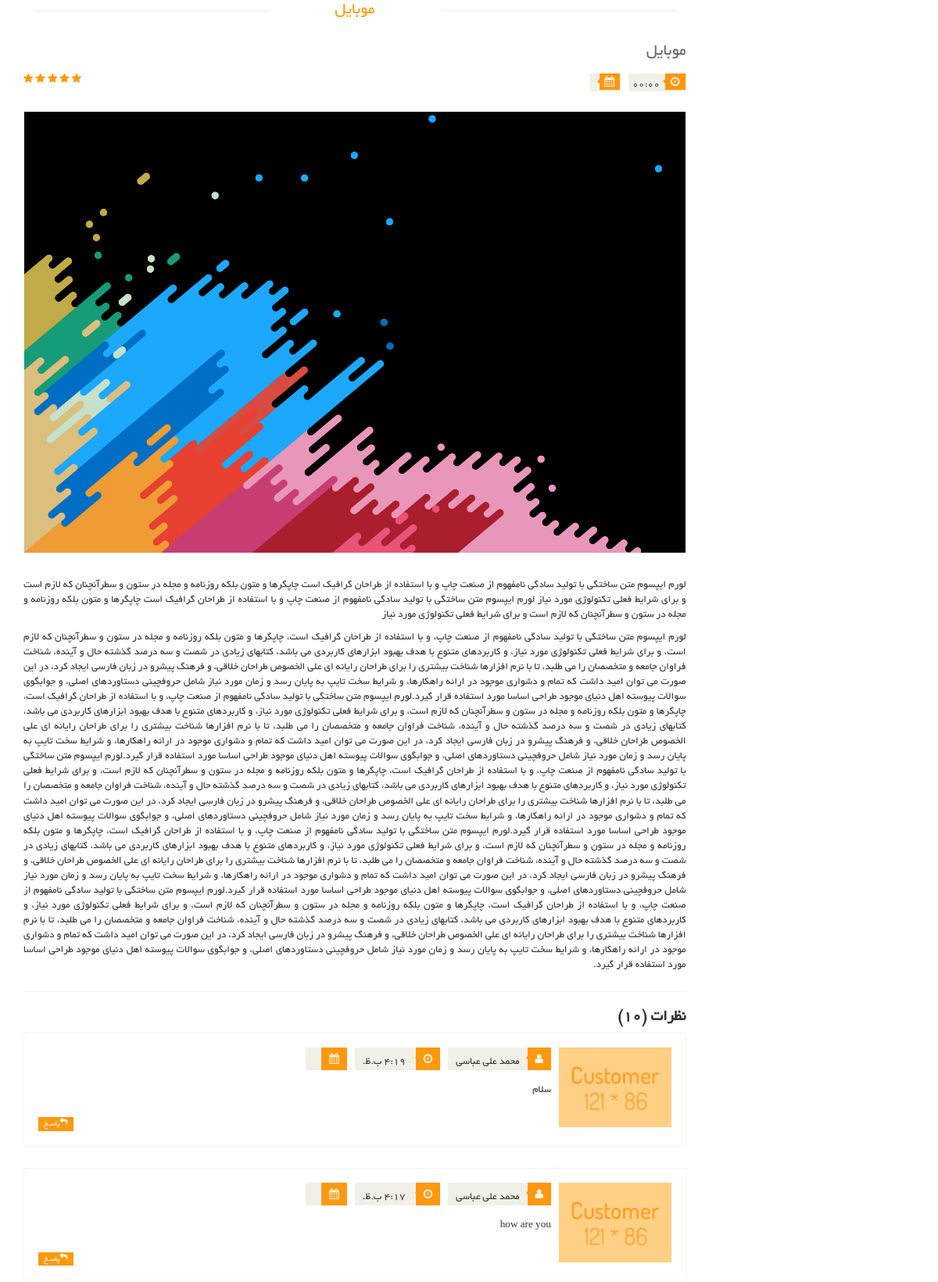
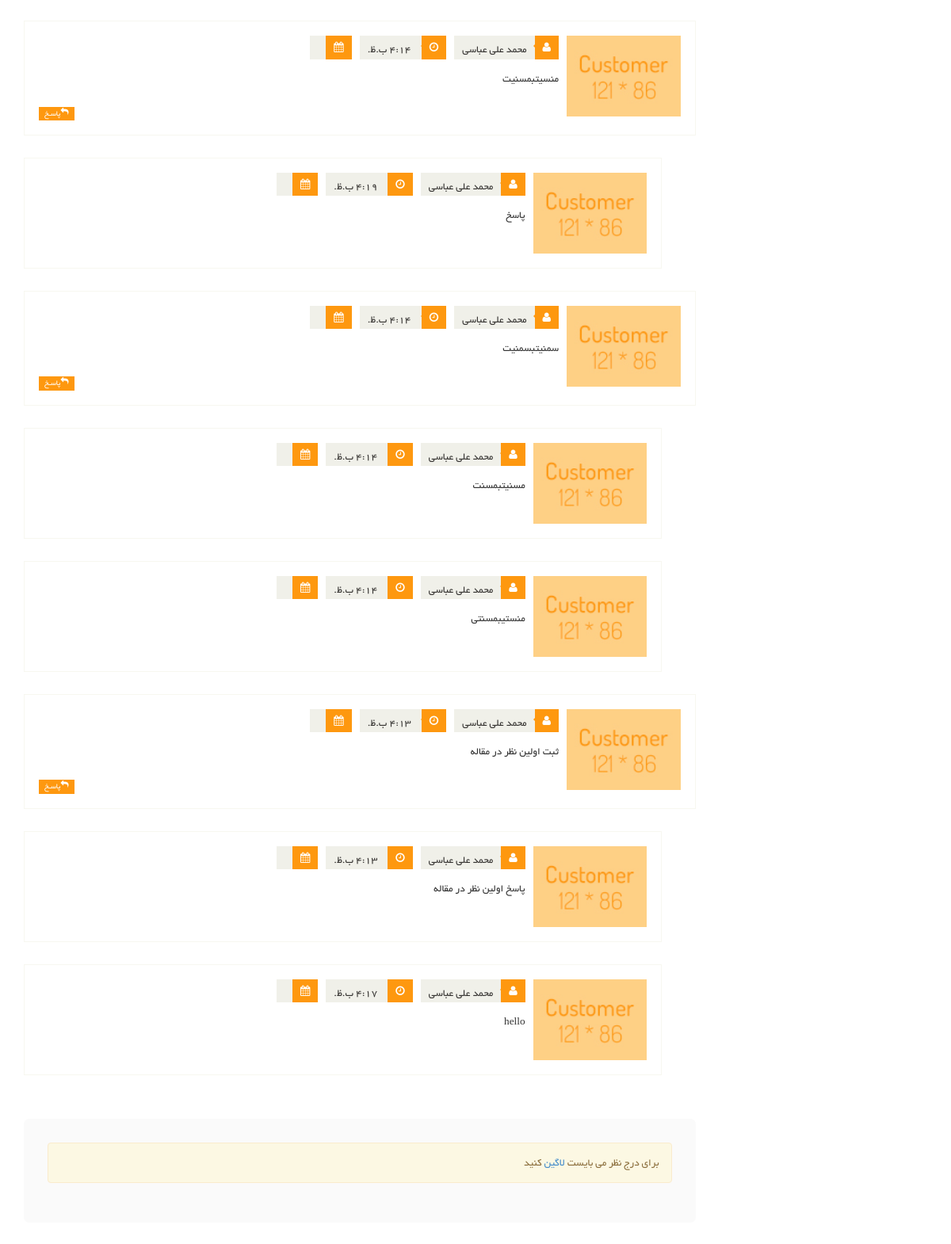
/articles/1/, run on the app's committed database (2 pictures, top to bottom).
### article_module/models.py (models this page shows, shortened)
class Article(models.Model):
    title = models.CharField(max_length=300, verbose_name='عنوان مقاله')
    slug = models.SlugField(max_length=400, db_index=True, allow_unicode=True, verbose_name='عنوان در url')
    image = models.ImageField(upload_to='images/articles', verbose_name='تصویر مقاله')
    short_description = models.TextField(verbose_name='توضیحات کوتاه')
    text = models.TextField(verbose_name='متن مقاله')
    is_active = models.BooleanField(default=True, verbose_name='فعال / غیرفعال')
    selected_categories = models.ManyToManyField(ArticleCategory, verbose_name='دسته بندی ها')
    author = models.ForeignKey(User, on_delete=models.CASCADE, verbose_name='نویسنده', null=True, editable=False)
    create_date = models.DateTimeField(auto_now_add=True, editable=False, verbose_name='تاریخ ثبت')
    def get_jalali_create_time(self):
        return self.create_date.strftime('%H:%M')
    class Meta:
        verbose_name = 'مقاله'
        verbose_name_plural = 'مقالات'

class ArticleComment(models.Model):
    article = models.ForeignKey(Article, on_delete=models.CASCADE, verbose_name='مقاله')
    parent = models.ForeignKey('ArticleComment', null=True, blank=True, on_delete=models.CASCADE, verbose_name='والد')
    user = models.ForeignKey(User, on_delete=models.CASCADE, verbose_name='کاربر')
    create_date = models.DateTimeField(auto_now_add=True, verbose_name='تاریخ ثبت')
    text = models.TextField(verbose_name='متن نظر')
    class Meta:
        verbose_name = 'نظر مقاله'
        verbose_name_plural = 'نظرات مقاله'

### account_module/models.py (models this page shows)
class User(AbstractUser):
    avatar = models.ImageField(upload_to='images/profile', verbose_name='تصویر آواتار', null=True, blank=True)
    email_active_code = models.CharField(max_length=100, verbose_name='کد فعالسازی ایمیل')
    about_user = models.TextField(null=True, blank=True, verbose_name='درباره شخص')
    address = models.TextField(null=True, blank=True, verbose_name='آدرس')
    class Meta:
        verbose_name = 'کاربر'
        verbose_name_plural = 'کاربران'
    def __str__(self):
        if self.first_name is not '' and self.last_name is not '':
            return self.get_full_name()
        return self.email

### article_module/views.py (the view)
# urls.py: path('<pk>/', views.ArticleDetailView.as_view(), name='articles_detail'),
class ArticleDetailView(DetailView):
    model = Article
    template_name = 'article_module/article_detail_page.html'
    def get_queryset(self):
        query = super(ArticleDetailView, self).get_queryset()
        query = query.filter(is_active=True)
        return query
    def get_context_data(self, **kwargs):
        context = super(ArticleDetailView, self).get_context_data()
        article: Article = kwargs.get('object')
        context['comments'] = ArticleComment.objects.filter(article_id=article.id, parent=None).order_by('-create_date').prefetch_related('articlecomment_set')
        context['comments_count'] = ArticleComment.objects.filter(article_id=article.id).count()
        return context

### polls/templatetags/poll_extras.py (called while the page is built)
@register.filter(name='show_jalali_date')
def show_jalali_date(value):
    return date2jalali(value)

### article_module/templates/article_module/article_detail_page.html (shortened to what this page needs)
{% extends 'shared/_layout.html' %}
{% load render_partial %}
{% load poll_extras %}
{% load thumbnail %}
{% block content %}
    <section>
        <div class="container">
            <div class="row">
                <div class="col-sm-9">
                    <div class="blog-post-area">
                        <h2 class="title text-center">{{ article.title }}</h2>
                        <div class="single-blog-post">
                            <h3>{{ article.title }}</h3>
                            <div class="post-meta">
                                <ul>
                                    <li><i class="fa fa-clock-o"></i>{{ article.get_jalali_create_time }}</li>
                                    <li><i class="fa fa-calendar"></i>{{ article.create_date | show_jalali_date }}
                                    </li>
                                </ul>
                                <span>
										<i class="fa fa-star"></i>
										<i class="fa fa-star"></i>
										<i class="fa fa-star"></i>
										<i class="fa fa-star"></i>
										<i class="fa fa-star-half-o"></i>
								</span>
                            </div>
                            <a href="">
                                {% thumbnail article.image "862x398" quality=95 crop='center' as im %}
                                    <img src="{{ im.url }}">
                                {% endthumbnail %}
                            </a>
                            <p>
                                {{ article.short_description }}
                            </p>
                            <p>
                                {{ article.text }}
                            </p>
                        </div>
                    </div>
                    <div class="response-area" id="comments_area">
                        <h2> نظرات ({{ comments_count }})</h2>
                        <ul class="media-list">
                            {% for comment in comments %}
                                <li class="media" id="single_comment_box_{{ comment.id }}">
                                    <a class="pull-right" href="#">
                                        <img class="media-object" src="/static/images/blog/Customer.jpg" alt="">
                                    </a>
                                    <div class="media-body">
                                        <ul class="sinlge-post-meta">
                                            <li><i class="fa fa-user"></i>{{ comment.user }}</li>
                                            <li><i class="fa fa-clock-o"></i> {{ comment.create_date | time }}</li>
                                            <li>
                                                <i class="fa fa-calendar"></i> {{ comment.create_date|show_jalali_date }}
                                            </li>
                                        </ul>
                                        <p>
                                            {{ comment.text }}
                                        </p>
                                        <a class="btn btn-primary" onclick="fillParentId({{ comment.id }})"><i
                                                class="fa fa-reply"></i>پاسـخ</a>
                                    </div>
                                </li>
                                {% for sub_comment in comment.articlecomment_set.all %}
                                    <li class="media second-media" id="single_comment_box_{{ comment.id }}">
                                        <a class="pull-right" href="#">
                                            <img class="media-object" src="/static/images/blog/Customer.jpg" alt="">
                                        </a>
                                        <div class="media-body">
                                            <ul class="sinlge-post-meta">
                                                <li><i class="fa fa-user"></i>{{ sub_comment.user }}</li>
                                                <li><i class="fa fa-clock-o"></i> {{ sub_comment.create_date | time }}
                                                </li>
                                                <li>
                                                    <i class="fa fa-calendar"></i> {{ sub_comment.create_date|show_jalali_date }}
                                                </li>
                                            </ul>
                                            <p>
                                                {{ sub_comment.text }}
                                            </p>
                                        </div>
                                    </li>
                                {% endfor %}
                            {% endfor %}
                        </ul>
                    </div>
                    <div class="replay-box" id="comment_form">
                        {% if request.user.is_authenticated %}
                            <div class="row">
                                <div class="col-sm-12">
                                    <h2>نظـر خود را بنویسیـد</h2>
                                    <div class="text-area">
                                        <input type="hidden" id="parent_id" value="">
                                        <div class="blank-arrow">
                                            <label>متن پیام</label>
                                        </div>
                                        <span>*</span>
                                        <textarea name="message" rows="11" id="commentText"></textarea>
                                        <a class="btn btn-primary" onclick="sendArticleComment({{ article.id }})">ارسـال
                                            نظـر</a>
                                    </div>
                                </div>
                            </div>
                        {% else %}
                            <div class="alert alert-warning">
                                برای درج نظر می بایست <a href="{% url 'login_page' %}">لاگین</a> کنید
                            </div>
                        {% endif %}
                    </div>
                </div>
            </div>
        </div>
    </section>
{% endblock %}

### static/css/main.css (style rules this page uses)
body { font-family: 'BYekan'; font-size: 10pt; position: relative; font-weight: normal; direction: rtl; }
ul li { list-style: none; }
a { -webkit-transition: 300ms; -moz-transition: 300ms; -o-transition: 300ms; transition: 300ms; }
h1, h2, h3, h4, h5, h6 { font-family: 'BYekan', sans-serif; }
.left-sidebar h2:after, h2.title:after { content: " "; position: absolute; border: 1px solid #f5f5f5; bottom: 8px; right: 0; width: 100%; height: 0; z-index: -2; }
h2.title:before { content: " "; position: absolute; background: #fff; bottom: -6px; width: 220px; height: 30px; z-index: -1; right: 50%; margin-right: -110px; }
h2.title { color: #FE980F; font-family: 'BYekan', sans-serif; font-size: 16pt; font-weight: 400; margin: 0 15px; text-transform: uppercase; margin-bottom: 30px; position: relative; }
.single-blog-post { border-bottom: 1px solid #f2f2f2; padding-bottom: 15px; }
.blog-post-area .single-blog-post h3 { color: #696763; font-size: 16pt; font-family: 'BYekan', sans-serif; text-transform: uppercase; font-weight: 500; margin-bottom: 17px; }
.blog-post-area .single-blog-post a img { border: 1px solid #F7F7F0; width: 100%; margin-bottom: 30px }
.blog-post-area .single-blog-post p { color: #363432; text-align: justify; }
.blog-post-area .post-meta { display: block; margin-bottom: 25px; overflow: hidden; }
.blog-post-area .post-meta ul { padding: 0; display: inline; }
.blog-post-area .post-meta ul li { background: #F0F0E9; float: right; margin-left: 10px; padding: 0 5px; font-size: 10pt; color: #393b3b; position: relative; }
.blog-post-area .post-meta ul li i { background: #FE980F; color: #FFFFFF; margin-right: -4px; margin-left: 7px; padding: 4px 7px; }
.sinlge-post-meta li i:after, .blog-post-area .post-meta ul li i:after { content: ""; position: absolute; width: auto; height: auto; border-color: transparent #FE980F transparent transparent; border-width: 4px; border-style: solid; top: 6px; right: 26px; }
.post-meta span { float: left; }
.post-meta span i { color: #FE980F; }
.commnets p, .response-area p, .replay-box p { font-size: 10pt }
.media-list .btn-primary, .commnets .btn-primary { background: #FC9A11; border: 0 none; border-radius: 0; color: #FFFFFF; float: left; font-size: 10px; padding: 1px 7px; text-transform: uppercase; }
.response-area h2 { color: #363432; font-size: 20px; font-weight: 700; }
.response-area .media { border: 1px solid #F7F7F0; padding: 18px; margin-bottom: 28px }
.response-area .media img { height: 102px; width: 100%; }
.response-area .second-media { margin-right: 5%; width: 95%; }
.sinlge-post-meta { overflow: hidden; padding-right: 0; margin-bottom: 15px }
.sinlge-post-meta li { background: #F0F0E9; color: #363432; float: right; font-size: 10pt; font-weight: 400; margin-left: 10px; padding: 0 0 0 10px; position: relative; text-transform: uppercase; }
.sinlge-post-meta li i { background: #FE980F; color: #FFFFFF; margin-left: 10px; padding: 8px 10px; }
.sinlge-post-meta li i:after { top: 7px; border-width: 6px; left: 27px; }
.replay-box { margin-bottom: 107px; margin-top: 55px; background: #fafAfa; padding: 30px; border-radius: 0.5em }
.btn.btn-primary { background: #FE980F; border: 0 none; border-radius: 0; margin-top: 16px; }

### static/css/custom.css (style rules this page uses)
ul { padding-right: 0; }

### data on the page
Article: title "موبایل", get_jalali_create_time "00:00", short_description "لورم ایپسوم متن ساختگی با تولید سادگی نامفهوم از صنعت چاپ و با استفاده از طراحان گرافیک است چاپگرها و متون بلکه روزنامه و مجله در ستون و سطرآنچنان که لازم است و برای شرایط فعلی تکنولوژی مورد نیاز لورم ایپسوم متن ساختگی با تولید سادگی نامفهوم از صنعت چاپ و با استفاده از طراحان گرافیک است چاپگرها و متون بلکه روزنامه و مجله در ستون و سطرآنچنان که لازم است و برای شرایط فعلی تکنولوژی مورد نیاز", text "لورم ایپسوم متن ساختگی با تولید سادگی نامفهوم از صنعت چاپ، و با استفاده از طراحان گرافیک است، چاپگرها و متون بلکه روزنامه و مجله در ستون و سطرآنچنان که لازم است، و برای شرایط فعلی تکنولوژی مورد نیاز، و کاربردهای متنوع با هدف بهبود ابزارهای کاربردی می باشد، کتابهای زیادی در شصت و سه درصد گذشته حال و آینده، شناخت فراوان جامعه و متخصصان را می طلبد، تا با نرم افزارها شناخت بیشتری را برای طراحان رایانه ای علی الخصوص طراحان خلاقی، و فرهنگ پیشرو در زبان فارسی ایجاد کرد، در این صورت می توان امید داشت که تمام و دشواری موجود در ارائه راهکارها، و شرایط سخت تایپ به پایان رسد و زمان مورد نیاز شامل حروفچینی دستاوردهای اصلی، و جوابگوی سوالات پیوسته اهل دنیای موجود طراحی اساسا مورد استفاده قرار گیرد.لورم…"
ArticleComment: user "محمد علی عباسی", create_date "4:19 ب.ظ.", text "سلام"
ArticleComment: user "محمد علی عباسی", create_date "4:17 ب.ظ.", text "how are you"
ArticleComment: user "محمد علی عباسی", create_date "4:14 ب.ظ.", text "منسیتبمسنیت"
ArticleComment: user "محمد علی عباسی", create_date "4:19 ب.ظ.", text "پاسخ"
ArticleComment: user "محمد علی عباسی", create_date "4:14 ب.ظ.", text "سمنیتبسمنیت"
ArticleComment: user "محمد علی عباسی", create_date "4:14 ب.ظ.", text "مسنیتبمسنت"
ArticleComment: user "محمد علی عباسی", create_date "4:14 ب.ظ.", text "منستیبمسنتی"
ArticleComment: user "محمد علی عباسی", create_date "4:13 ب.ظ.", text "ثبت اولین نظر در مقاله"
ArticleComment: user "محمد علی عباسی", create_date "4:13 ب.ظ.", text "پاسخ اولین نظر در مقاله"
ArticleComment: user "محمد علی عباسی", create_date "4:17 ب.ظ.", text "hello"

### other printed values
{{ comments_count }} "10"
